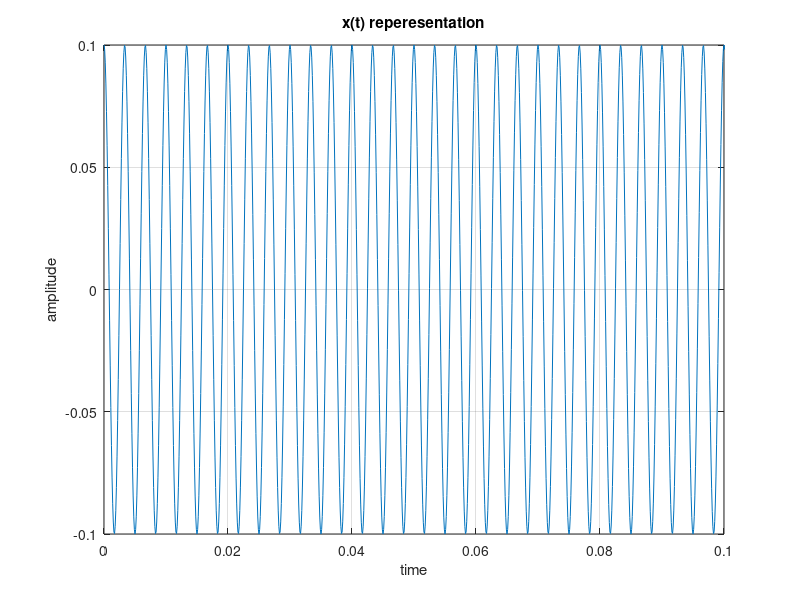
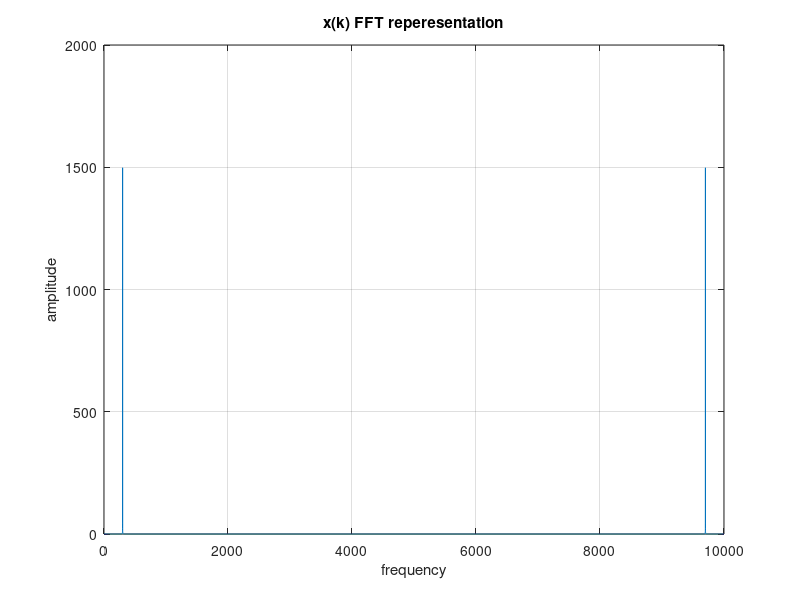

Recreate these plots in MATLAB, in order.
fs = 10000;
time = 3;
t = linspace(0,time,time*fs);

xn = .1*cos(2*pi*300*t);
sound(xn,fs,16);

figure(1);plot(t,xn),grid;
xlabel('time');
ylabel('amplitude');
title('x(t) reperesentation');
xlim([0,.1]);


xk = abs(fft(xn));
N = fs * time;
f = linspace(0,fs,N);

figure(2); plot(f,xk), grid;
xlabel('frequency');
ylabel('amplitude');
title('x(k) FFT reperesentation');